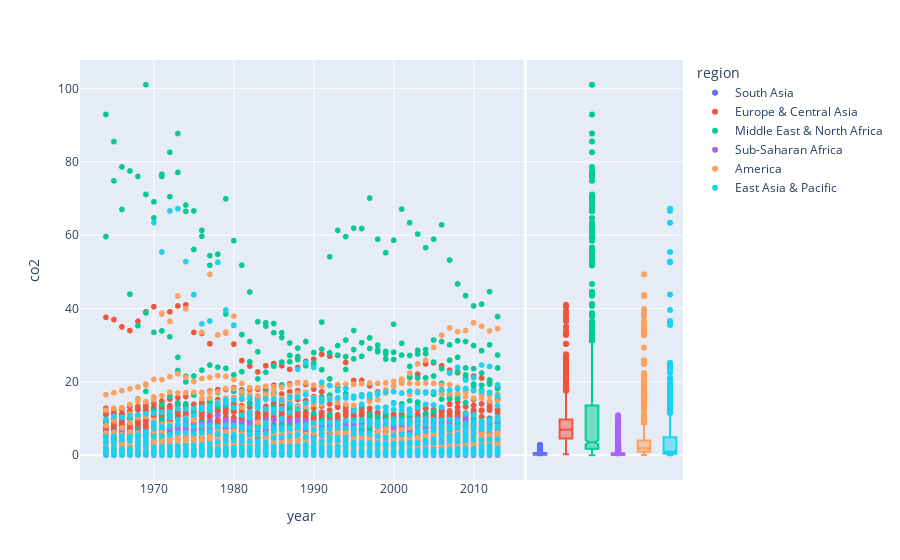

The code cell stored with this chart in its notebook:
### Code cell
fig.show()
#menampilkan plot sebar dan plot box

### Figure 1 — Plotly figure (JSON) as saved in the notebook; plotly's stock layout.template omitted (floating-point values rounded to 4 significant figures; data arrays with more than 128 entries replaced by an {"elided": "..."} marker saying what was removed)
{"data": [{"hovertemplate": "region=South Asia<br>year=%{x}<br>co2=%{y}<extra></extra>", "legendgroup": "South Asia", "marker": {"color": "#636efa", "symbol": "circle"}, "mode": "markers", "name": "South Asia", "showlegend": true, "type": "scattergl", "x": {"elided": "387 int values"}, "xaxis": "x", "y": {"elided": "387 float values"}, "yaxis": "y"}, {"alignmentgroup": "True", "hovertemplate": "region=South Asia<br>co2=%{y}<extra></extra>", "legendgroup": "South Asia", "marker": {"color": "#636efa", "symbol": "circle"}, "name": "South Asia", "notched": true, "offsetgroup": "South Asia", "showlegend": false, "type": "box", "xaxis": "x2", "y": {"elided": "387 float values"}, "yaxis": "y2"}, {"hovertemplate": "region=Europe & Central Asia<br>year=%{x}<br>co2=%{y}<extra></extra>", "legendgroup": "Europe & Central Asia", "marker": {"color": "#EF553B", "symbol": "circle"}, "mode": "markers", "name": "Europe & Central Asia", "showlegend": true, "type": "scattergl", "x": {"elided": "2126 int values"}, "xaxis": "x", "y": {"elided": "2126 float values"}, "yaxis": "y"}, {"alignmentgroup": "True", "hovertemplate": "region=Europe & Central Asia<br>co2=%{y}<extra></extra>", "legendgroup": "Europe & Central Asia", "marker": {"color": "#EF553B", "symbol": "circle"}, "name": "Europe & Central Asia", "notched": true, "offsetgroup": "Europe & Central Asia", "showlegend": false, "type": "box", "xaxis": "x2", "y": {"elided": "2126 float values"}, "yaxis": "y2"}, {"hovertemplate": "region=Middle East & North Africa<br>year=%{x}<br>co2=%{y}<extra></extra>", "legendgroup": "Middle East & North Africa", "marker": {"color": "#00cc96", "symbol": "circle"}, "mode": "markers", "name": "Middle East & North Africa", "showlegend": true, "type": "scattergl", "x": {"elided": "900 int values"}, "xaxis": "x", "y": {"elided": "900 float values"}, "yaxis": "y"}, {"alignmentgroup": "True", "hovertemplate": "region=Middle East & North Africa<br>co2=%{y}<extra></extra>", "legendgroup": "Middle East & North Africa", "marker": {"color": "#00cc96", "symbol": "circle"}, "name": "Middle East & North Africa", "notched": true, "offsetgroup": "Middle East & North Africa", "showlegend": false, "type": "box", "xaxis": "x2", "y": {"elided": "900 float values"}, "yaxis": "y2"}, {"hovertemplate": "region=Sub-Saharan Africa<br>year=%{x}<br>co2=%{y}<extra></extra>", "legendgroup": "Sub-Saharan Africa", "marker": {"color": "#ab63fa", "symbol": "circle"}, "mode": "markers", "name": "Sub-Saharan Africa", "showlegend": true, "type": "scattergl", "x": {"elided": "2211 int values"}, "xaxis": "x", "y": {"elided": "2211 float values"}, "yaxis": "y"}, {"alignmentgroup": "True", "hovertemplate": "region=Sub-Saharan Africa<br>co2=%{y}<extra></extra>", "legendgroup": "Sub-Saharan Africa", "marker": {"color": "#ab63fa", "symbol": "circle"}, "name": "Sub-Saharan Africa", "notched": true, "offsetgroup": "Sub-Saharan Africa", "showlegend": false, "type": "box", "xaxis": "x2", "y": {"elided": "2211 float values"}, "yaxis": "y2"}, {"hovertemplate": "region=America<br>year=%{x}<br>co2=%{y}<extra></extra>", "legendgroup": "America", "marker": {"color": "#FFA15A", "symbol": "circle"}, "mode": "markers", "name": "America", "showlegend": true, "type": "scattergl", "x": {"elided": "1500 int values"}, "xaxis": "x", "y": {"elided": "1500 float values"}, "yaxis": "y"}, {"alignmentgroup": "True", "hovertemplate": "region=America<br>co2=%{y}<extra></extra>", "legendgroup": "America", "marker": {"color": "#FFA15A", "symbol": "circle"}, "name": "America", "notched": true, "offsetgroup": "America", "showlegend": false, "type": "box", "xaxis": "x2", "y": {"elided": "1500 float values"}, "yaxis": "y2"}, {"hovertemplate": "region=East Asia & Pacific<br>year=%{x}<br>co2=%{y}<extra></extra>", "legendgroup": "East Asia & Pacific", "marker": {"color": "#19d3f3", "symbol": "circle"}, "mode": "markers", "name": "East Asia & Pacific", "showlegend": true, "type": "scattergl", "x": {"elided": "1078 int values"}, "xaxis": "x", "y": {"elided": "1078 float values"}, "yaxis": "y"}, {"alignmentgroup": "True", "hovertemplate": "region=East Asia & Pacific<br>co2=%{y}<extra></extra>", "legendgroup": "East Asia & Pacific", "marker": {"color": "#19d3f3", "symbol": "circle"}, "name": "East Asia & Pacific", "notched": true, "offsetgroup": "East Asia & Pacific", "showlegend": false, "type": "box", "xaxis": "x2", "y": {"elided": "1078 float values"}, "yaxis": "y2"}], "layout": {"legend": {"title": {"text": "region"}, "tracegroupgap": 0}, "margin": {"t": 60}, "xaxis": {"anchor": "y", "domain": [0, 0.7363], "title": {"text": "year"}}, "xaxis2": {"anchor": "y2", "domain": [0.7413, 1], "matches": "x2", "showgrid": false, "showline": false, "showticklabels": false, "ticks": ""}, "yaxis": {"anchor": "x", "domain": [0, 1], "title": {"text": "co2"}}, "yaxis2": {"anchor": "x2", "domain": [0, 1], "matches": "y", "showgrid": true, "showticklabels": false}}}
